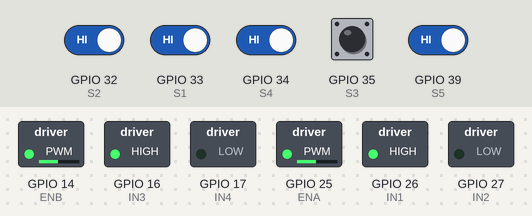
A sketch run on a simulated ESP32. Parts: switched loads named in the sketch (green lamp = pin HIGH). The test bench sets the inputs (shaded band); at power-on: GPIO 32 (S2), GPIO 33 (S1), GPIO 34 (S4), GPIO 35 (S3), GPIO 39 (S5) HIGH.

Above: at 1.2 s.
1.3 s: GPIO 32 (S2) driven LOW
At 1.9 s:
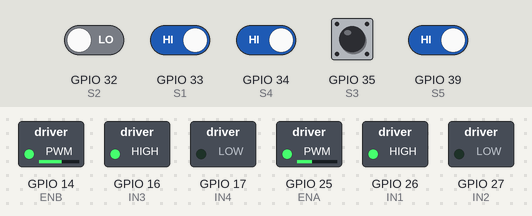
2.8 s: GPIO 39 (S5) driven LOW
At 3.7 s:
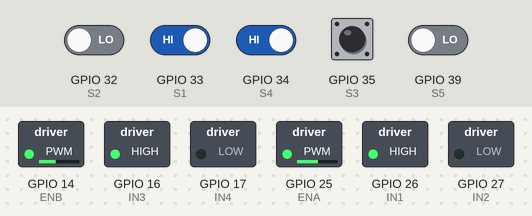
4.4 s: GPIO 32 (S2) driven HIGH
At 5.4 s:
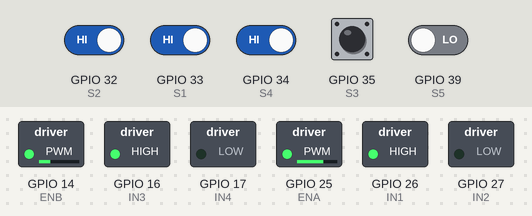
5.9 s: GPIO 33 (S1) driven LOW
At 6.5 s:
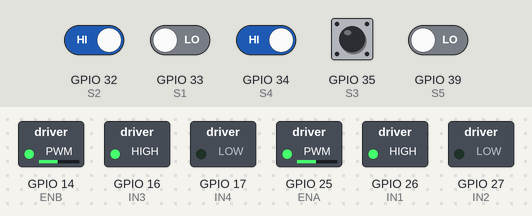
7.4 s: GPIO 33 (S1) driven HIGH
At 7.7 s:
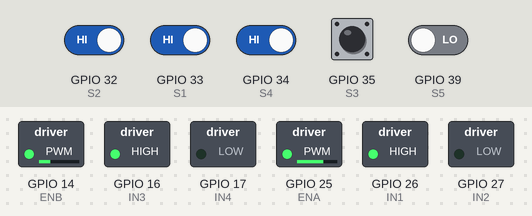
8.9 s: GPIO 34 (S4) driven LOW
At 10.0 s:
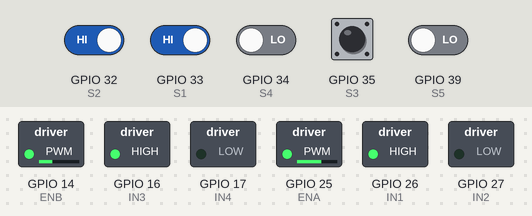
Timing chart, 0 to 11.4 s (numbered marks = the images above; inputs shaded):
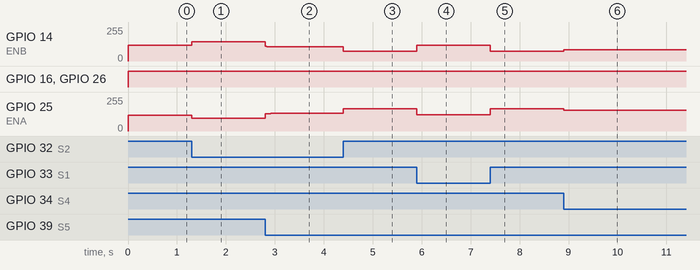

The sketch:

LFR.ino
```cpp
/* ================= MOTOR PINS ================= */
#define ENA 25
#define IN1 26
#define IN2 27

#define ENB 14
#define IN3 16
#define IN4 17

/* ================= IR SENSORS ================= */
#define S1 33
#define S2 32
#define S3 35
#define S4 34
#define S5 39

/* ================= MOTOR PARAMS ================= */
#define MAX_SPEED  200
#define BASE_SPEED 120

/* ================= PID PARAMS ================= */
float Kp = 23.2;
float Ki = 0.03;
float Kd = 15.0;

float error = 0;
float lastError = 0;
float integral = 0;

/* ================= BASE DETECTION ================= */
const unsigned long BASE_STOP_TIME = 5000; // 5 seconds
bool onBase = false;
unsigned long baseStartTime = 0;

void setup() {
  Serial.begin(115200);

  // Motor pins
  pinMode(IN1, OUTPUT); pinMode(IN2, OUTPUT);
  pinMode(IN3, OUTPUT); pinMode(IN4, OUTPUT);

  // Sensor pins
  pinMode(S1, INPUT);
  pinMode(S2, INPUT);
  pinMode(S3, INPUT);
  pinMode(S4, INPUT);
  pinMode(S5, INPUT);

  // PWM setup (ESP32 core 3.x)
  ledcAttach(ENA, 1000, 8);
  ledcAttach(ENB, 1000, 8);

  stopMotors();
}

void loop() {
  // Read sensors
  int s1 = digitalRead(S1);
  int s2 = digitalRead(S2);
  int s3 = digitalRead(S3);
  int s4 = digitalRead(S4);
  int s5 = digitalRead(S5);

  // Detect base
  if (!onBase && s1 == LOW && s2 == LOW && s3 == LOW && s4 == LOW && s5 == LOW) {
    onBase = true;
    baseStartTime = millis();
    stopMotors();
    integral = 0;    // reset integral term
    lastError = 0;   // reset derivative term
    Serial.println("BASE DETECTED! Pausing...");
  }

  // If on base, wait until stop time passes
  if (onBase) {
    if (millis() - baseStartTime >= BASE_STOP_TIME) {
      onBase = false;
      Serial.println("Resuming line following...");
    } else {
      return; // skip PID while paused
    }
  }

  // Normal PID line following
  readError();
  runPID();
}

/* ================= PID LOGIC ================= */
void readError() {
  int s1 = digitalRead(S1);
  int s2 = digitalRead(S2);
  int s3 = digitalRead(S3);
  int s4 = digitalRead(S4);
  int s5 = digitalRead(S5);

  error = 0;
  int count = 0;

  if (s1 == LOW) { error += -2; count++; }
  if (s2 == LOW) { error += -1; count++; }
  if (s3 == LOW) { error +=  0; count++; }
  if (s4 == LOW) { error +=  1; count++; }
  if (s5 == LOW) { error +=  2; count++; }

  if (count == 0) {
    error = lastError;   // line lost → continue last correction
  } else {
    error /= count;      // weighted average
  }
}

void runPID() {
  float P = error;

  integral += error;
  integral = constrain(integral, -50, 50); // anti-windup

  float I = integral;
  float D = error - lastError;

  float correction = (Kp * P) + (Ki * I) + (Kd * D);

  int leftSpeed  = BASE_SPEED + correction;
  int rightSpeed = BASE_SPEED - correction;

  leftSpeed  = constrain(leftSpeed,  0, MAX_SPEED);
  rightSpeed = constrain(rightSpeed, 0, MAX_SPEED);

  moveForward(leftSpeed, rightSpeed);
  lastError = error;
}

/* ================= MOTOR CONTROL ================= */
void moveForward(int leftSpeed, int rightSpeed) {
  digitalWrite(IN1, HIGH); digitalWrite(IN2, LOW);
  digitalWrite(IN3, HIGH); digitalWrite(IN4, LOW);

  ledcWrite(ENA, leftSpeed);
  ledcWrite(ENB, rightSpeed);
}

void stopMotors() {
  ledcWrite(ENA, 0);
  ledcWrite(ENB, 0);

  digitalWrite(IN1, LOW); digitalWrite(IN2, LOW);
  digitalWrite(IN3, LOW); digitalWrite(IN4, LOW);
}
```

Measured:
- after the input at 1.3 s, GPIO 14 (ENB): 120/255 → 143/255 at once; GPIO 25 (ENA): 120/255 → 95/255 at once
- after the input at 2.8 s, GPIO 14 (ENB): 143/255 → 106/255 at once; GPIO 25 (ENA): 95/255 → 132/255 at once
- after the input at 4.4 s, GPIO 14 (ENB): 106/255 → 72/255 at once; GPIO 25 (ENA): 132/255 → 166/255 at once
- after the input at 5.9 s, GPIO 14 (ENB): 72/255 → 118/255 at once; GPIO 25 (ENA): 166/255 → 121/255 at once
- after the input at 7.4 s, GPIO 14 (ENB): 118/255 → 72/255 at once; GPIO 25 (ENA): 121/255 → 166/255 at once
- after the input at 8.9 s, GPIO 14 (ENB): 72/255 → 83/255 at once; GPIO 25 (ENA): 166/255 → 155/255 at once
